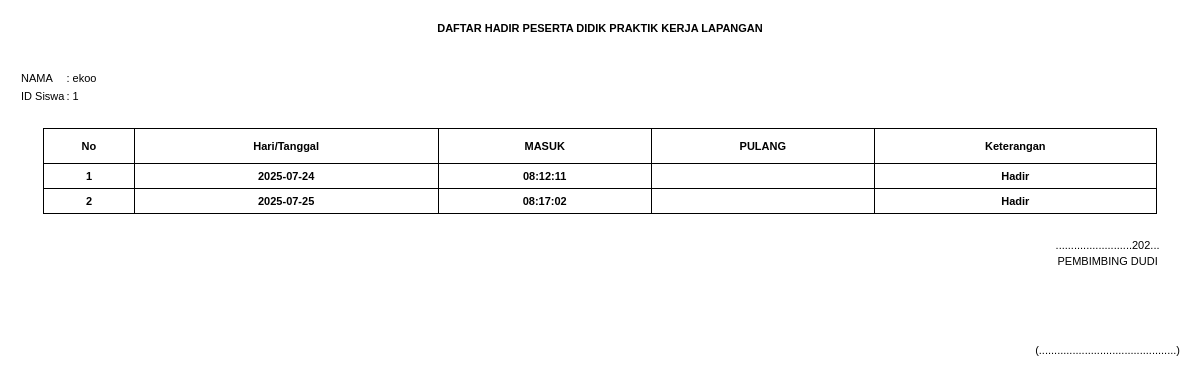
Page /pages/laporan/daftarhadir.php?id_siswa=1 on the committed database.
### tables this page shows
CREATE TABLE `siswa` (
  `id_siswa` int(11) NOT NULL,
  `nis` varchar(15) NOT NULL,
  `nisn` varchar(15) NOT NULL,
  `nama_siswa` varchar(50) NOT NULL,
  `no_wa` varchar(20) NOT NULL,
  `kelas` varchar(10) NOT NULL,
  `pro_keahlian` varchar(20) NOT NULL,
  `TTL` varchar(100) NOT NULL,
  `id_sekolah` int(11) NOT NULL,
  `id_perusahaan` int(11) NOT NULL,
  `tanggal_mulai` date NOT NULL,
  `tanggal_selesai` date NOT NULL,
  `id_pembimbing` int(11) NOT NULL,
  `id_guru` int(11) NOT NULL,
  `username` varchar(20) NOT NULL,
  `password` varchar(20) NOT NULL
);

CREATE TABLE `absen` (
  `id_absen` int(11) NOT NULL,
  `id_siswa` int(11) NOT NULL,
  `jam_masuk` time NOT NULL,
  `jam_keluar` time DEFAULT NULL,
  `tanggal` date NOT NULL,
  `keterangan` text NOT NULL,
  `ip_address` varchar(50) DEFAULT NULL,
  `lokasi` varchar(100) DEFAULT NULL
);

### pages/laporan/daftarhadir.php (the view, shortened to what this page needs)
<?php
include('../../koneksi.php');
$id_siswa = $_GET['id_siswa'] ?? null;
$query_siswa = "
    SELECT
        s.nama_siswa,
        s.id_siswa
    FROM
        siswa s
    WHERE
        s.id_siswa = ?
";
$stmt_siswa = $coneksi->prepare($query_siswa);
$stmt_siswa->bind_param("i", $id_siswa);
$stmt_siswa->execute();
$result_siswa = $stmt_siswa->get_result();
if ($result_siswa->num_rows > 0) {
    $data_siswa = $result_siswa->fetch_assoc();
    $nama_siswa = htmlspecialchars($data_siswa['nama_siswa']);
    $id_siswa = htmlspecialchars($data_siswa['id_siswa']);
} else {
    echo "Data siswa tidak ditemukan.";
    exit();
}
$query_absen = "
    SELECT
        a.tanggal,
        a.jam_masuk,
        a.jam_keluar,
        a.keterangan
    FROM
        absen a
    WHERE
        a.id_siswa = ?
    ORDER BY a.tanggal
";
$stmt_absen = $coneksi->prepare($query_absen);
$stmt_absen->bind_param("i", $id_siswa);
$stmt_absen->execute();
$result_absen = $stmt_absen->get_result();
$kehadiran = [];
while ($row = $result_absen->fetch_assoc()) {
    $kehadiran[] = $row;
}
?>
<!DOCTYPE html>
<html lang="en">
<head>
    <script src="https://cdn.tailwindcss.com"></script>
</head>
<body>
    <div class="printable">
        <div class="text-center mb-8">
            <p class="font-bold style9">DAFTAR HADIR PESERTA DIDIK PRAKTIK KERJA LAPANGAN</p>
        </div>
        <table   cellspacing="2">
            <tr class="style9">
                <td>NAMA</td>
                <td>: <?php echo $nama_siswa; ?></td>
            </tr>
            <tr class="style9">
                <td>ID Siswa</td>
                <td>: <?php echo $id_siswa; ?></td>
            </tr>
        </table>
        <table width="96%" border="1" align="center" cellpadding="3" cellspacing="0" class="style9">
            <thead>
                <tr>
                    <td>&nbsp;</td>
                    <td>&nbsp;</td>
                </tr>
                <tr height="35">
                    <th class="left bottom top">No</th>
                    <th class="left bottom top">Hari/Tanggal</th>
                    <th class="left bottom top">MASUK</th>
                    <th class="left bottom top">PULANG</th>
                    <th class="left bottom top right">Keterangan</th>
                </tr>
            </thead>
            <tbody>
                <?php
                $no = 1;
                foreach ($kehadiran as $record) {
                    echo "<tr height='25' class='style27'>
                        <td class='top bottom left text-center'>{$no}</td>
                        <td class='top bottom left text-center'>" . htmlspecialchars($record['tanggal']) . "</td>
                        <td class='top bottom left text-center'>" . htmlspecialchars($record['jam_masuk']) . "</td>
                        <td class='top bottom left text-center'>" . htmlspecialchars($record['jam_keluar']?? '') . "</td>
                        <td class='top bottom left right text-center'>" . htmlspecialchars($record['keterangan']) . "</td>
                    </tr>";
                    $no++;
                }
                ?>
                <tr>
                <td>&nbsp;</td>
                <td>&nbsp;</td>
                </tr>
            </tbody>
        </table>
        <div class="flex justify-end items-center mb-8">
            <div class="text-center">
                <div class="style9">.........................202...</div>
                <div class="style9">PEMBIMBING DUDI</div>
                <br><br><br>
                <div class="style9">(.............................................)</div>
            </div>
        </div>
    </div>
</body>
</html>

### pages/laporan/daftarhadir.php (style rules this page uses)
.printable { margin: 20px; }
.style9 { font-family: Verdana, Arial, Helvetica, sans-serif; font-size: 11px; }
.style27 { font-family: Verdana, Arial, Helvetica, sans-serif; font-size: 11px; font-weight: bold; }
.top { border-top: 1px solid #000000; }
.bottom { border-bottom: 1px solid #000000; }
.left { border-left: 1px solid #000000; }
.right { border-right: 1px solid #000000; }

### rows in the picture
siswa: nama_siswa "ekoo", id_siswa "1"
absen: tanggal "2025-07-24", jam_masuk "08:12:11", keterangan "Hadir"
absen: tanggal "2025-07-25", jam_masuk "08:17:02", keterangan "Hadir"
